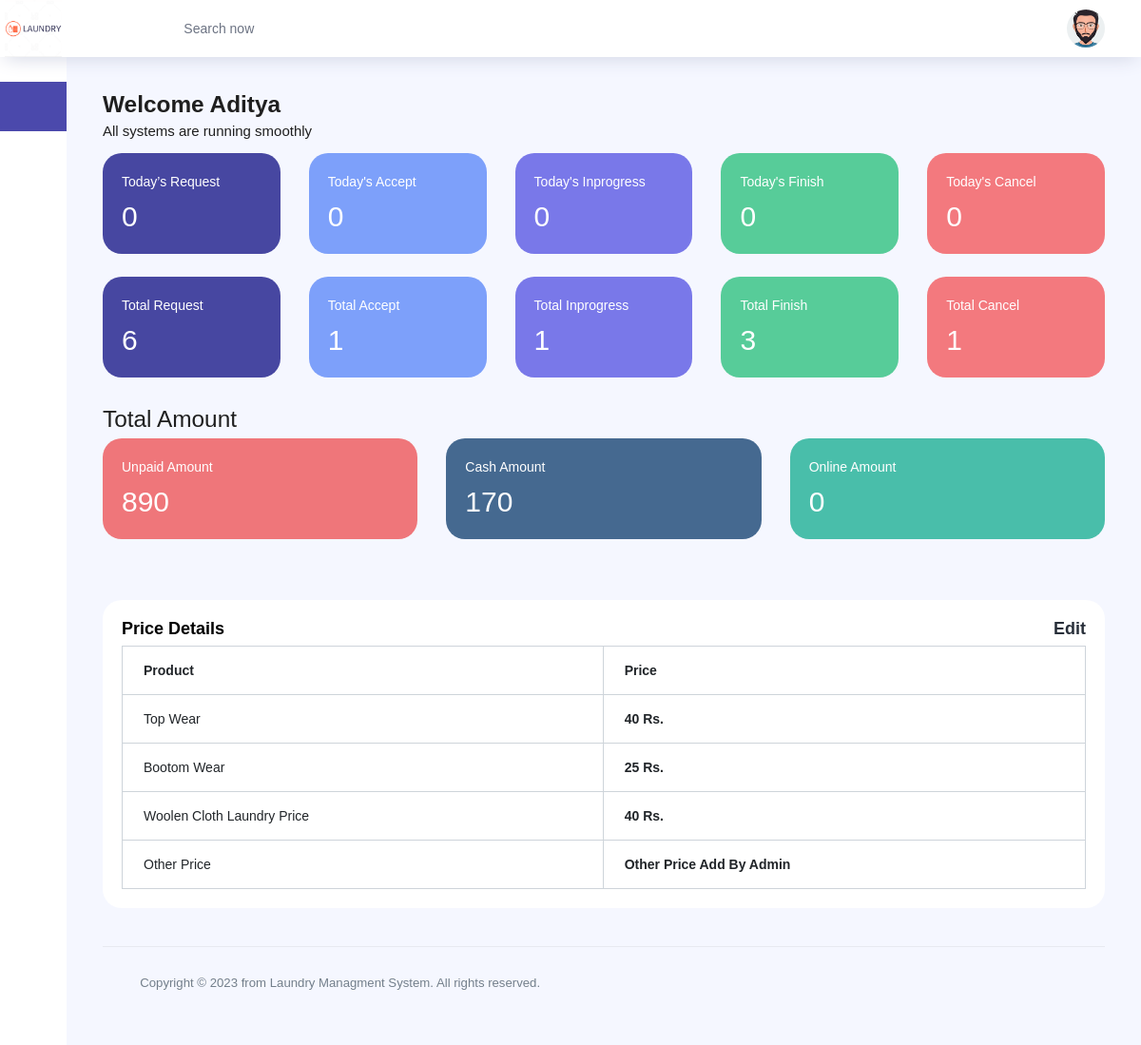
/admin-site/ (signed in), run on the app's committed database.
### laundryadmin/models.py (models this page shows, shortened)
class Price(models.Model):
    topwear = models.IntegerField(default='25')
    bottomwear = models.IntegerField(default='25')
    woolenwear = models.IntegerField(default='25')

### laundryadmin/views.py (the view)
# urls.py: 2. Add a URL to urlpatterns:  path('', views.home, name='home')
@login_required(login_url='/admin-site/login/')
def home(request):
    today_requests = UserReqeuest.objects.filter(created_at__date=today, progress = 'Pending').count()
    today_accept = UserReqeuest.objects.filter(created_at__date=today, progress = 'Accept').count()
    today_inprogress = UserReqeuest.objects.filter(created_at__date=today, progress = 'Inprogress').count()
    today_finish = UserReqeuest.objects.filter(created_at__date=today, progress = 'Finish').count()
    today_cancle = UserReqeuest.objects.filter(created_at__date=today, progress = 'Cancle').count()
    total_requests = UserReqeuest.objects.all().count()
    total_accept = UserReqeuest.objects.filter(progress = 'Accept').count()
    total_inprogress = UserReqeuest.objects.filter(progress = 'Inprogress').count()
    total_finish = UserReqeuest.objects.filter(progress = 'Finish').count()
    total_cancle = UserReqeuest.objects.filter(progress = 'Cancle').count()
    price = Price.objects.first()
    total_unpaids = UserReqeuest.objects.filter(payment='Unpaid')
    total_unpaid = 0
    for user in total_unpaids:
        if user.progress != 'Cancle':
            total_unpaid += user.totalprice
    total_cashs = UserReqeuest.objects.filter(payment='Cash')
    total_cash = 0
    for user in total_cashs:
        if user.progress != 'Cancle':
            total_cash += user.totalprice
    total_onlines = UserReqeuest.objects.filter(payment='Online')
    total_online = 0
    for user in total_onlines:
        if user.progress != 'Cancle':
            total_online += user.totalprice
    context = {
        'price' : price,
        'today_request': today_requests,
        'today_accept': today_accept,
        'today_inprogress': today_inprogress,
        'today_finish': today_finish,
        'today_cancle': today_cancle,
        'total_request': total_requests,
        'total_accept': total_accept,
        'total_inprogress': total_inprogress,
        'total_finish': total_finish,
        'total_cancle': total_cancle,
        'total_unpaid': total_unpaid,
        'total_cash': total_cash,
        'total_online': total_online,
    }
    return render(request, 'admin/admin.html', context)

### laundryadmin/context_processors.py (called while the page is built)
def company_logo(request):
    try:
        company = Company.objects.first()
        name = company.comapny_name
        logo = company.logo.url if company.logo else None
        fav_icon = company.fav_icon.url if company.fav_icon else None
    except Company.DoesNotExist:
        name = 'laundry'
        logo = None
        fav_icon = None
    return {'company_logo': logo, 'company_fav_icon': fav_icon, 'company_name': name}

### templates/admin/admin.html (shortened to what this page needs)
{% extends "admin/adminbase.html" %}
{% load humanize %}
{% block bootscript %}
  <link href="https://cdn.jsdelivr.net/npm/bootstrap@5.3.0/dist/css/bootstrap.min.css" rel="stylesheet">
{% endblock bootscript %}
{% block body %}
<div class="content-wrapper">
<div class="row">
        <div class="col-12 col-xl-8 mb-3">
        <h3 class="font-weight-bold">Welcome {{user|capfirst}}</h3>
        <h6 class="font-weight-normal mb-0">All systems are running smoothly</h6>
        </div>
</div>
<div class="row request-model">
    <div class="col-md grid-margin transparent">
    <div class="row">
        <div class="col-md mb-4 stretch-card transparent">
        <div class="card card-dark-blue">
            <div class="card-body">
            <p class="mb-3">Today’s Request</p>
            <p class="fs-30 mb-2">{{today_request|intcomma}}</p>
            </div>
        </div>
        </div>
        <div class="col-md mb-4 stretch-card transparent">
        <div class="card card-tale">
            <div class="card-body">
            <p class="mb-3">Today's Accept</p>
            <p class="fs-30 mb-2">{{today_accept|intcomma}}</p>
            </div>
        </div>
        </div>
        <div class="col-md mb-4 stretch-card transparent">
        <div class="card card-light-blue">
            <div class="card-body">
            <p class="mb-3">Today's Inprogress</p>
            <p class="fs-30 mb-2">{{today_inprogress|intcomma}}</p>
            </div>
        </div>
        </div>
        <div class="col-md mb-4 stretch-card transparent">
        <div class="card" style="background:#57cc99; color:white;">
            <div class="card-body">
            <p class="mb-3">Today's Finish</p>
            <p class="fs-30 mb-2">{{today_finish|intcomma}}</p>
            </div>
        </div>
        </div>
        <div class="col-md mb-4 stretch-card transparent">
        <div class="card card-light-danger">
            <div class="card-body">
            <p class="mb-3">Today's Cancel</p>
            <p class="fs-30 mb-2">{{today_cancle|intcomma}}</p>
            </div>
        </div>
        </div>
    </div>
    <div class="row">
        <div class="col-md mb-4 stretch-card transparent">
        <div class="card card-dark-blue">
            <div class="card-body">
            <p class="mb-3">Total Request</p>
            <p class="fs-30 mb-2">{{total_request|intcomma}}</p>
            </div>
        </div>
        </div>
        <div class="col-md mb-4 stretch-card transparent">
        <div class="card card-tale">
            <div class="card-body">
            <p class="mb-3">Total Accept</p>
            <p class="fs-30 mb-2">{{total_accept|intcomma}}</p>
            </div>
        </div>
        </div>
        <div class="col-md mb-4 stretch-card transparent">
        <div class="card card-light-blue">
            <div class="card-body">
            <p class="mb-3">Total Inprogress</p>
            <p class="fs-30 mb-2">{{total_inprogress|intcomma}}</p>
            </div>
        </div>
        </div>
        <div class="col-md mb-4 stretch-card transparent">
        <div class="card" style="background:#57cc99; color:white;">
            <div class="card-body">
            <p class="mb-3">Total Finish</p>
            <p class="fs-30 mb-2">{{total_finish|intcomma}}</p>
            </div>
        </div>
        </div>
        <div class="col-md mb-4 stretch-card transparent">
        <div class="card card-light-danger">
            <div class="card-body">
            <p class="mb-3">Total Cancel</p>
            <p class="fs-30 mb-2">{{total_cancle|intcomma}}</p>
            </div>
        </div>
        </div>
    </div>
    <h3 class="mt-2">Total Amount</h3>
    <div class="row">
        <div class="col-md mb-4 stretch-card transparent">
        <div class="card" style="background:#ef767a; color:white;">
            <div class="card-body">
            <p class="mb-3">Unpaid Amount</p>
            <p class="fs-30 mb-2">{{total_unpaid|intcomma}}</p>
            </div>
        </div>
        </div>
        <div class="col-md mb-4 stretch-card transparent">
        <div class="card" style="background:#456990; color:white;">
            <div class="card-body">
            <p class="mb-3">Cash Amount</p>
            <p class="fs-30 mb-2">{{total_cash|intcomma}}</p>
            </div>
        </div>
        </div>
        <div class="col-md mb-4 stretch-card transparent">
        <div class="card" style="background:#49beaa; color:white;">
            <div class="card-body">
            <p class="mb-3">Online Amount</p>
            <p class="fs-30 mb-2">{{total_online|intcomma}}</p>
            </div>
        </div>
        </div>
    </div>
    </div>
</div>
<div class="row">
    <div class="col-md-12 grid-margin stretch-card">
    <div class="card">
        <div class="card-body">
        <p class="card-title mb-0 d-flex justify-content-between"><span>Price Details</span><a href="#" class="text-dark" data-bs-toggle="modal" data-bs-target="#editModal">
            <i class="ti-marker-alt mr-1"></i>Edit
          </a></p>
        <div class="table-responsive">
            <table class="table table-hover table-bordered mt-2">
            <thead>
                <tr>
                <th>Product</th>
                <th>Price</th>
                </tr>
            </thead>
            <tbody>
                <tr>
                <td>Top Wear</td>
                <td class="font-weight-bold">{{price.topwear}} Rs.</td>
                </tr>
                <tr>
                <td>Bootom Wear</td>
                <td class="font-weight-bold">{{price.bottomwear}} Rs.</td>
                </tr>
                <tr>
                <td>Woolen Cloth Laundry Price</td>
                <td class="font-weight-bold">{{price.woolenwear}} Rs.</td>
                </tr>
                <tr>
                <td>Other Price</td>
                <td class="font-weight-bold">Other Price Add By Admin</td>
                </tr>
            </tbody>
            </table>
        </div>
        </div>
    </div>
    </div>
</div>
{% endblock body %}

### templates/admin/admin.html (style rules this page uses)
@media (min-width: 950px) { .content-wrapper .request-model { display: block; } }

### data on the page
Price: topwear "40", bottomwear "25", woolenwear "40"

### other printed values
{{ user|capfirst }} "Aditya"
{{ today_request|intcomma }} "0"
{{ today_accept|intcomma }} "0"
{{ today_inprogress|intcomma }} "0"
{{ today_finish|intcomma }} "0"
{{ today_cancle|intcomma }} "0"
{{ total_request|intcomma }} "6"
{{ total_accept|intcomma }} "1"
{{ total_inprogress|intcomma }} "1"
{{ total_finish|intcomma }} "3"
{{ total_cancle|intcomma }} "1"
{{ total_unpaid|intcomma }} "890"
{{ total_cash|intcomma }} "170"
{{ total_online|intcomma }} "0"
